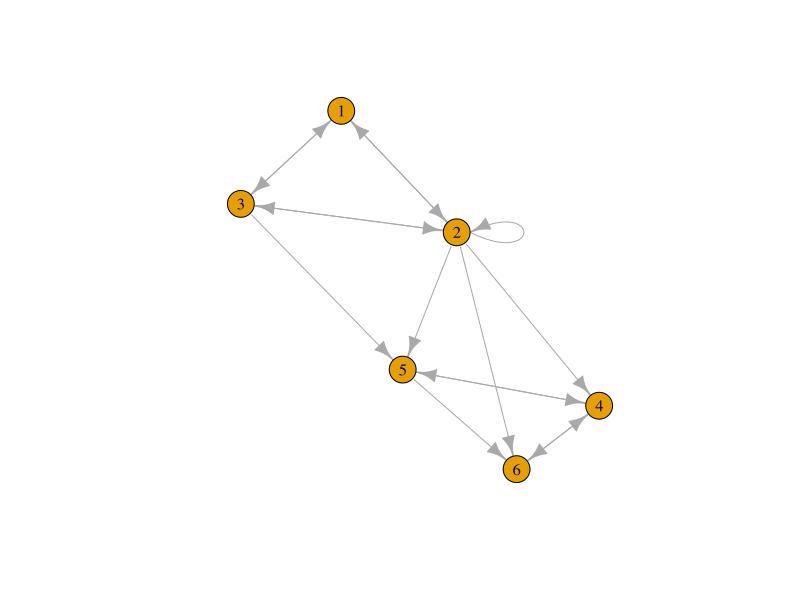

The R script that drew this image:
## ---- chunk 1
knitr::opts_chunk$set(echo = TRUE)
## ---- chunk 2
library(igraph)
library(expm)
## ---- chunk 3
#Let the zero row equal to the equal probability row, with each page having the same probability
A = matrix(c(0,1/2,1/2,0,0,0,
             1/6,1/6,1/6,1/6,1/6,1/6,
             1/3,1/3,0,0,1/3,0,
             0,0,0,0,1/2,1/2,
             0,0,0,1/2,0,1/2,
             0,0,0,1,0,0), nrow = 6, ncol = 6)
round(A,3)
n = nrow(A)
## ---- chunk 4
d <- 0.85
B <- (d * A) + ((1-d)/n)
round(B,4)
## ---- chunk 5
r = c(1/6,1/6,1/6,1/6,1/6,1/6)

R <- data.frame(matrix(nrow=6,ncol=10))

#n goes from 10 to 100

for(i in seq(1,10))
{
    R[i] <- B%^%(i*10) %*% r
}
R
## ---- chunk 6
eig <- eigen(B)
eig
sum(eig$vectors[1,])
## ---- chunk 7
graph <- graph_from_adjacency_matrix(t(A),weighted = TRUE)
plot(graph)
page.rank(graph)
